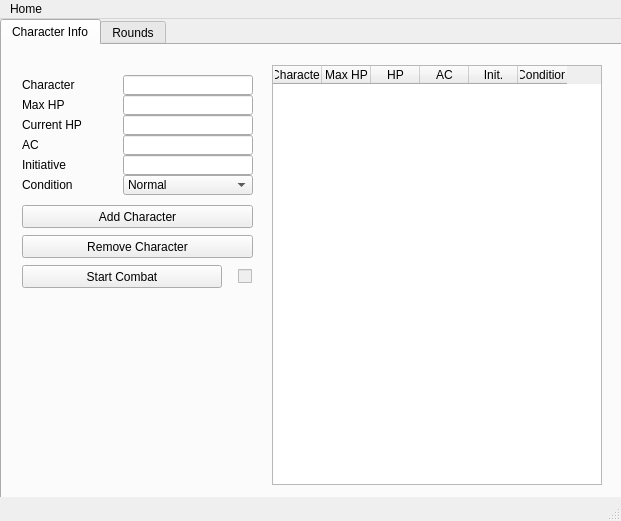
<?xml version="1.0" encoding="UTF-8"?>
<ui version="4.0">
 <class>CT_gui</class>
 <widget class="QMainWindow" name="CT_gui">
  <property name="geometry">
   <rect>
    <x>0</x>
    <y>0</y>
    <width>621</width>
    <height>521</height>
   </rect>
  </property>
  <property name="sizePolicy">
   <sizepolicy hsizetype="Fixed" vsizetype="Fixed">
    <horstretch>0</horstretch>
    <verstretch>0</verstretch>
   </sizepolicy>
  </property>
  <property name="minimumSize">
   <size>
    <width>621</width>
    <height>521</height>
   </size>
  </property>
  <property name="maximumSize">
   <size>
    <width>621</width>
    <height>521</height>
   </size>
  </property>
  <property name="windowTitle">
   <string>CombAlva Tracked</string>
  </property>
  <property name="windowIcon">
   <iconset resource="Icon.qrc">
    <normaloff>:/icon/CT_icon.ico</normaloff>:/icon/CT_icon.ico</iconset>
  </property>
  <widget class="QWidget" name="centralwidget">
   <property name="sizePolicy">
    <sizepolicy hsizetype="Fixed" vsizetype="Fixed">
     <horstretch>0</horstretch>
     <verstretch>0</verstretch>
    </sizepolicy>
   </property>
   <property name="minimumSize">
    <size>
     <width>621</width>
     <height>478</height>
    </size>
   </property>
   <property name="maximumSize">
    <size>
     <width>621</width>
     <height>478</height>
    </size>
   </property>
   <widget class="QTabWidget" name="tabWidget">
    <property name="enabled">
     <bool>true</bool>
    </property>
    <property name="geometry">
     <rect>
      <x>0</x>
      <y>0</y>
      <width>625</width>
      <height>482</height>
     </rect>
    </property>
    <property name="sizePolicy">
     <sizepolicy hsizetype="Preferred" vsizetype="Preferred">
      <horstretch>0</horstretch>
      <verstretch>0</verstretch>
     </sizepolicy>
    </property>
    <property name="currentIndex">
     <number>0</number>
    </property>
    <widget class="QWidget" name="tab">
     <attribute name="title">
      <string>Character Info</string>
     </attribute>
     <widget class="QTableWidget" name="CharDataTable">
      <property name="geometry">
       <rect>
        <x>270</x>
        <y>20</y>
        <width>330</width>
        <height>420</height>
       </rect>
      </property>
      <property name="sizePolicy">
       <sizepolicy hsizetype="Expanding" vsizetype="Expanding">
        <horstretch>0</horstretch>
        <verstretch>0</verstretch>
       </sizepolicy>
      </property>
      <property name="editTriggers">
       <set>QAbstractItemView::DoubleClicked</set>
      </property>
      <property name="alternatingRowColors">
       <bool>true</bool>
      </property>
      <attribute name="horizontalHeaderCascadingSectionResizes">
       <bool>true</bool>
      </attribute>
      <attribute name="horizontalHeaderMinimumSectionSize">
       <number>49</number>
      </attribute>
      <attribute name="horizontalHeaderDefaultSectionSize">
       <number>10</number>
      </attribute>
      <attribute name="horizontalHeaderShowSortIndicator" stdset="0">
       <bool>false</bool>
      </attribute>
      <attribute name="verticalHeaderVisible">
       <bool>false</bool>
      </attribute>
      <attribute name="verticalHeaderMinimumSectionSize">
       <number>20</number>
      </attribute>
      <attribute name="verticalHeaderDefaultSectionSize">
       <number>20</number>
      </attribute>
      <column>
       <property name="text">
        <string>Character</string>
       </property>
      </column>
      <column>
       <property name="text">
        <string>Max HP</string>
       </property>
      </column>
      <column>
       <property name="text">
        <string>HP</string>
       </property>
      </column>
      <column>
       <property name="text">
        <string>AC</string>
       </property>
      </column>
      <column>
       <property name="text">
        <string>Init.</string>
       </property>
      </column>
      <column>
       <property name="text">
        <string>Condition</string>
       </property>
      </column>
     </widget>
     <widget class="QLineEdit" name="CharEdit">
      <property name="geometry">
       <rect>
        <x>121</x>
        <y>30</y>
        <width>130</width>
        <height>20</height>
       </rect>
      </property>
      <property name="alignment">
       <set>Qt::AlignRight|Qt::AlignTrailing|Qt::AlignVCenter</set>
      </property>
     </widget>
     <widget class="QLineEdit" name="MaxHPEdit">
      <property name="geometry">
       <rect>
        <x>121</x>
        <y>50</y>
        <width>130</width>
        <height>20</height>
       </rect>
      </property>
      <property name="alignment">
       <set>Qt::AlignRight|Qt::AlignTrailing|Qt::AlignVCenter</set>
      </property>
     </widget>
     <widget class="QLineEdit" name="ACEdit">
      <property name="geometry">
       <rect>
        <x>121</x>
        <y>90</y>
        <width>130</width>
        <height>20</height>
       </rect>
      </property>
      <property name="alignment">
       <set>Qt::AlignRight|Qt::AlignTrailing|Qt::AlignVCenter</set>
      </property>
     </widget>
     <widget class="QLineEdit" name="InitiativeEdit">
      <property name="geometry">
       <rect>
        <x>121</x>
        <y>110</y>
        <width>130</width>
        <height>20</height>
       </rect>
      </property>
      <property name="alignment">
       <set>Qt::AlignRight|Qt::AlignTrailing|Qt::AlignVCenter</set>
      </property>
     </widget>
     <widget class="QPushButton" name="AddCharButton">
      <property name="geometry">
       <rect>
        <x>20</x>
        <y>160</y>
        <width>231</width>
        <height>23</height>
       </rect>
      </property>
      <property name="text">
       <string>Add Character</string>
      </property>
     </widget>
     <widget class="QPushButton" name="UndoCharButton">
      <property name="geometry">
       <rect>
        <x>20</x>
        <y>190</y>
        <width>231</width>
        <height>23</height>
       </rect>
      </property>
      <property name="text">
       <string>Remove Character</string>
      </property>
     </widget>
     <widget class="QPushButton" name="StartCombButton">
      <property name="geometry">
       <rect>
        <x>20</x>
        <y>220</y>
        <width>200</width>
        <height>23</height>
       </rect>
      </property>
      <property name="text">
       <string>Start Combat</string>
      </property>
     </widget>
     <widget class="QCheckBox" name="CombatCheckBox">
      <property name="enabled">
       <bool>false</bool>
      </property>
      <property name="geometry">
       <rect>
        <x>220</x>
        <y>220</y>
        <width>30</width>
        <height>23</height>
       </rect>
      </property>
      <property name="layoutDirection">
       <enum>Qt::RightToLeft</enum>
      </property>
      <property name="text">
       <string/>
      </property>
      <property name="checkable">
       <bool>false</bool>
      </property>
     </widget>
     <widget class="QLabel" name="Char">
      <property name="geometry">
       <rect>
        <x>20</x>
        <y>30</y>
        <width>81</width>
        <height>20</height>
       </rect>
      </property>
      <property name="text">
       <string>Character</string>
      </property>
     </widget>
     <widget class="QLabel" name="MaxHP">
      <property name="geometry">
       <rect>
        <x>20</x>
        <y>50</y>
        <width>81</width>
        <height>20</height>
       </rect>
      </property>
      <property name="text">
       <string>Max HP</string>
      </property>
     </widget>
     <widget class="QLabel" name="AC">
      <property name="geometry">
       <rect>
        <x>20</x>
        <y>90</y>
        <width>81</width>
        <height>20</height>
       </rect>
      </property>
      <property name="text">
       <string>AC</string>
      </property>
     </widget>
     <widget class="QLabel" name="Initiative">
      <property name="geometry">
       <rect>
        <x>20</x>
        <y>110</y>
        <width>81</width>
        <height>20</height>
       </rect>
      </property>
      <property name="text">
       <string>Initiative</string>
      </property>
     </widget>
     <widget class="QLabel" name="Cond">
      <property name="geometry">
       <rect>
        <x>20</x>
        <y>130</y>
        <width>81</width>
        <height>20</height>
       </rect>
      </property>
      <property name="text">
       <string>Condition</string>
      </property>
     </widget>
     <widget class="QComboBox" name="CondComboBox">
      <property name="enabled">
       <bool>true</bool>
      </property>
      <property name="geometry">
       <rect>
        <x>121</x>
        <y>130</y>
        <width>130</width>
        <height>20</height>
       </rect>
      </property>
      <property name="editable">
       <bool>false</bool>
      </property>
      <property name="currentText">
       <string>Normal</string>
      </property>
      <property name="sizeAdjustPolicy">
       <enum>QComboBox::AdjustToMinimumContentsLength</enum>
      </property>
      <item>
       <property name="text">
        <string>Normal</string>
       </property>
      </item>
      <item>
       <property name="text">
        <string>Prone</string>
       </property>
      </item>
      <item>
       <property name="text">
        <string>Hiden</string>
       </property>
      </item>
      <item>
       <property name="text">
        <string>Grappled</string>
       </property>
      </item>
      <item>
       <property name="text">
        <string>Charmed</string>
       </property>
      </item>
      <item>
       <property name="text">
        <string>Frightened</string>
       </property>
      </item>
      <item>
       <property name="text">
        <string>Poisoned</string>
       </property>
      </item>
      <item>
       <property name="text">
        <string>Blind</string>
       </property>
      </item>
      <item>
       <property name="text">
        <string>Incapacited</string>
       </property>
      </item>
      <item>
       <property name="text">
        <string>Paralised</string>
       </property>
      </item>
      <item>
       <property name="text">
        <string>Petrified</string>
       </property>
      </item>
      <item>
       <property name="text">
        <string>Restrained</string>
       </property>
      </item>
      <item>
       <property name="text">
        <string>Stunned</string>
       </property>
      </item>
      <item>
       <property name="text">
        <string>Unconscious</string>
       </property>
      </item>
      <item>
       <property name="text">
        <string>Invisible</string>
       </property>
      </item>
      <item>
       <property name="text">
        <string>Deafened</string>
       </property>
      </item>
      <item>
       <property name="text">
        <string>Stable</string>
       </property>
      </item>
      <item>
       <property name="text">
        <string>Revived</string>
       </property>
      </item>
     </widget>
     <widget class="QLabel" name="CurrentHP">
      <property name="geometry">
       <rect>
        <x>20</x>
        <y>70</y>
        <width>81</width>
        <height>20</height>
       </rect>
      </property>
      <property name="text">
       <string>Current HP</string>
      </property>
     </widget>
     <widget class="QLineEdit" name="CurrentHPEdit">
      <property name="geometry">
       <rect>
        <x>121</x>
        <y>70</y>
        <width>130</width>
        <height>20</height>
       </rect>
      </property>
      <property name="alignment">
       <set>Qt::AlignRight|Qt::AlignTrailing|Qt::AlignVCenter</set>
      </property>
     </widget>
    </widget>
    <widget class="QWidget" name="tab_2">
     <attribute name="title">
      <string>Rounds</string>
     </attribute>
     <widget class="QTableWidget" name="CharOrderTable">
      <property name="geometry">
       <rect>
        <x>10</x>
        <y>20</y>
        <width>330</width>
        <height>420</height>
       </rect>
      </property>
      <property name="editTriggers">
       <set>QAbstractItemView::NoEditTriggers</set>
      </property>
      <property name="alternatingRowColors">
       <bool>true</bool>
      </property>
      <attribute name="horizontalHeaderCascadingSectionResizes">
       <bool>true</bool>
      </attribute>
      <attribute name="horizontalHeaderMinimumSectionSize">
       <number>49</number>
      </attribute>
      <attribute name="horizontalHeaderDefaultSectionSize">
       <number>10</number>
      </attribute>
      <attribute name="verticalHeaderVisible">
       <bool>false</bool>
      </attribute>
      <attribute name="verticalHeaderMinimumSectionSize">
       <number>20</number>
      </attribute>
      <attribute name="verticalHeaderDefaultSectionSize">
       <number>20</number>
      </attribute>
      <column>
       <property name="text">
        <string>Character</string>
       </property>
      </column>
      <column>
       <property name="text">
        <string>HP</string>
       </property>
      </column>
      <column>
       <property name="text">
        <string>AC</string>
       </property>
      </column>
      <column>
       <property name="text">
        <string>Init.</string>
       </property>
      </column>
      <column>
       <property name="text">
        <string>Condition</string>
       </property>
      </column>
     </widget>
     <widget class="QLineEdit" name="DmgDealtEdit">
      <property name="geometry">
       <rect>
        <x>471</x>
        <y>60</y>
        <width>130</width>
        <height>20</height>
       </rect>
      </property>
      <property name="text">
       <string>0</string>
      </property>
      <property name="alignment">
       <set>Qt::AlignRight|Qt::AlignTrailing|Qt::AlignVCenter</set>
      </property>
     </widget>
     <widget class="QLabel" name="Damage">
      <property name="geometry">
       <rect>
        <x>350</x>
        <y>30</y>
        <width>251</width>
        <height>20</height>
       </rect>
      </property>
      <property name="text">
       <string>Damage</string>
      </property>
      <property name="alignment">
       <set>Qt::AlignCenter</set>
      </property>
     </widget>
     <widget class="QLabel" name="DmgDealt">
      <property name="geometry">
       <rect>
        <x>350</x>
        <y>60</y>
        <width>121</width>
        <height>20</height>
       </rect>
      </property>
      <property name="text">
       <string>Damage dealt</string>
      </property>
     </widget>
     <widget class="QComboBox" name="DmgTargetComboBox">
      <property name="geometry">
       <rect>
        <x>471</x>
        <y>80</y>
        <width>130</width>
        <height>22</height>
       </rect>
      </property>
     </widget>
     <widget class="QLabel" name="DmgTarget">
      <property name="geometry">
       <rect>
        <x>350</x>
        <y>80</y>
        <width>121</width>
        <height>20</height>
       </rect>
      </property>
      <property name="text">
       <string>Damage target</string>
      </property>
     </widget>
     <widget class="QLabel" name="CondDealt">
      <property name="geometry">
       <rect>
        <x>350</x>
        <y>160</y>
        <width>121</width>
        <height>20</height>
       </rect>
      </property>
      <property name="text">
       <string>Condition dealt</string>
      </property>
     </widget>
     <widget class="QLabel" name="CondTarget">
      <property name="geometry">
       <rect>
        <x>350</x>
        <y>180</y>
        <width>121</width>
        <height>20</height>
       </rect>
      </property>
      <property name="text">
       <string>Condition target</string>
      </property>
     </widget>
     <widget class="QLabel" name="Condition">
      <property name="geometry">
       <rect>
        <x>350</x>
        <y>130</y>
        <width>251</width>
        <height>20</height>
       </rect>
      </property>
      <property name="layoutDirection">
       <enum>Qt::LeftToRight</enum>
      </property>
      <property name="text">
       <string>Condition</string>
      </property>
      <property name="alignment">
       <set>Qt::AlignCenter</set>
      </property>
     </widget>
     <widget class="QComboBox" name="CondTargetComboBox">
      <property name="geometry">
       <rect>
        <x>471</x>
        <y>180</y>
        <width>130</width>
        <height>22</height>
       </rect>
      </property>
     </widget>
     <widget class="QLabel" name="DmgHealed">
      <property name="geometry">
       <rect>
        <x>350</x>
        <y>260</y>
        <width>121</width>
        <height>20</height>
       </rect>
      </property>
      <property name="text">
       <string>Damage healed</string>
      </property>
     </widget>
     <widget class="QLineEdit" name="DmgHealedEdit">
      <property name="geometry">
       <rect>
        <x>471</x>
        <y>260</y>
        <width>130</width>
        <height>20</height>
       </rect>
      </property>
      <property name="text">
       <string>0</string>
      </property>
      <property name="alignment">
       <set>Qt::AlignRight|Qt::AlignTrailing|Qt::AlignVCenter</set>
      </property>
     </widget>
     <widget class="QLabel" name="HealTarget">
      <property name="geometry">
       <rect>
        <x>350</x>
        <y>280</y>
        <width>121</width>
        <height>20</height>
       </rect>
      </property>
      <property name="text">
       <string>Healing target</string>
      </property>
     </widget>
     <widget class="QLabel" name="Heal">
      <property name="geometry">
       <rect>
        <x>350</x>
        <y>230</y>
        <width>251</width>
        <height>20</height>
       </rect>
      </property>
      <property name="text">
       <string>Heal</string>
      </property>
      <property name="alignment">
       <set>Qt::AlignCenter</set>
      </property>
     </widget>
     <widget class="QComboBox" name="DmgHealedComboBox">
      <property name="geometry">
       <rect>
        <x>471</x>
        <y>280</y>
        <width>130</width>
        <height>22</height>
       </rect>
      </property>
     </widget>
     <widget class="QLabel" name="Round">
      <property name="geometry">
       <rect>
        <x>520</x>
        <y>420</y>
        <width>60</width>
        <height>20</height>
       </rect>
      </property>
      <property name="text">
       <string>Round</string>
      </property>
     </widget>
     <widget class="QPushButton" name="NextTurnButton">
      <property name="geometry">
       <rect>
        <x>350</x>
        <y>360</y>
        <width>251</width>
        <height>23</height>
       </rect>
      </property>
      <property name="text">
       <string>Next Turn</string>
      </property>
     </widget>
     <widget class="QPushButton" name="DealActionButton">
      <property name="geometry">
       <rect>
        <x>350</x>
        <y>330</y>
        <width>251</width>
        <height>23</height>
       </rect>
      </property>
      <property name="text">
       <string>Deal Action</string>
      </property>
     </widget>
     <widget class="QComboBox" name="CondDealtComboBox">
      <property name="geometry">
       <rect>
        <x>471</x>
        <y>160</y>
        <width>130</width>
        <height>22</height>
       </rect>
      </property>
      <item>
       <property name="text">
        <string>Normal</string>
       </property>
      </item>
      <item>
       <property name="text">
        <string>Prone</string>
       </property>
      </item>
      <item>
       <property name="text">
        <string>Hiden</string>
       </property>
      </item>
      <item>
       <property name="text">
        <string>Grappled</string>
       </property>
      </item>
      <item>
       <property name="text">
        <string>Charmed</string>
       </property>
      </item>
      <item>
       <property name="text">
        <string>Frightened</string>
       </property>
      </item>
      <item>
       <property name="text">
        <string>Poisoned</string>
       </property>
      </item>
      <item>
       <property name="text">
        <string>Blind</string>
       </property>
      </item>
      <item>
       <property name="text">
        <string>Incapacited</string>
       </property>
      </item>
      <item>
       <property name="text">
        <string>Paralised</string>
       </property>
      </item>
      <item>
       <property name="text">
        <string>Petrified</string>
       </property>
      </item>
      <item>
       <property name="text">
        <string>Restrained</string>
       </property>
      </item>
      <item>
       <property name="text">
        <string>Stunned</string>
       </property>
      </item>
      <item>
       <property name="text">
        <string>Unconscious</string>
       </property>
      </item>
      <item>
       <property name="text">
        <string>Invisible</string>
       </property>
      </item>
      <item>
       <property name="text">
        <string>Deafened</string>
       </property>
      </item>
      <item>
       <property name="text">
        <string>Stable</string>
       </property>
      </item>
      <item>
       <property name="text">
        <string>Revived</string>
       </property>
      </item>
     </widget>
     <widget class="QLabel" name="RoundNumber">
      <property name="geometry">
       <rect>
        <x>580</x>
        <y>420</y>
        <width>21</width>
        <height>20</height>
       </rect>
      </property>
      <property name="text">
       <string>0</string>
      </property>
      <property name="alignment">
       <set>Qt::AlignRight|Qt::AlignTrailing|Qt::AlignVCenter</set>
      </property>
     </widget>
     <widget class="QPushButton" name="EndCombatButton">
      <property name="geometry">
       <rect>
        <x>350</x>
        <y>390</y>
        <width>251</width>
        <height>23</height>
       </rect>
      </property>
      <property name="text">
       <string>End Combat</string>
      </property>
     </widget>
    </widget>
   </widget>
  </widget>
  <widget class="QMenuBar" name="menubar">
   <property name="geometry">
    <rect>
     <x>0</x>
     <y>0</y>
     <width>621</width>
     <height>21</height>
    </rect>
   </property>
   <widget class="QMenu" name="menuHome">
    <property name="title">
     <string>Home</string>
    </property>
    <addaction name="actionNew"/>
    <addaction name="actionSave"/>
    <addaction name="actionSave_as"/>
    <addaction name="actionOpen"/>
    <addaction name="separator"/>
    <addaction name="actionDice"/>
   </widget>
   <addaction name="menuHome"/>
  </widget>
  <widget class="QStatusBar" name="statusbar"/>
  <action name="actionNew">
   <property name="text">
    <string>New</string>
   </property>
   <property name="shortcut">
    <string>Ctrl+N</string>
   </property>
  </action>
  <action name="actionSave">
   <property name="text">
    <string>Save</string>
   </property>
   <property name="shortcut">
    <string>Ctrl+S</string>
   </property>
  </action>
  <action name="actionSave_as">
   <property name="text">
    <string>Save as...</string>
   </property>
   <property name="shortcut">
    <string>Ctrl+Shift+S</string>
   </property>
  </action>
  <action name="actionOpen">
   <property name="text">
    <string>Open</string>
   </property>
   <property name="shortcut">
    <string>Ctrl+O</string>
   </property>
  </action>
  <action name="actionDice">
   <property name="text">
    <string>Dice</string>
   </property>
   <property name="shortcut">
    <string>Ctrl+D</string>
   </property>
  </action>
 </widget>
 <resources>
  <include location="Icon.qrc"/>
 </resources>
 <connections/>
</ui>
